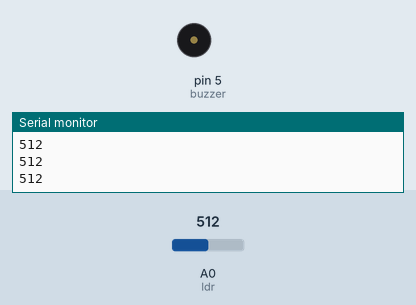
Recording of a sketch running on a simulated Arduino Uno, built with avr-gcc and run on an emulated ATmega328P. On the bench: buzzer (waves = sounding), the last lines printed to the serial monitor. The inputs (shaded band) are chosen by the test bench; at power-on: A0 (ldr) = 512.

Above: at 1.2 s.
1.3 s: A0 (ldr) set to 887
2.8 s: A0 (ldr) set to 913
At 4.2 s:
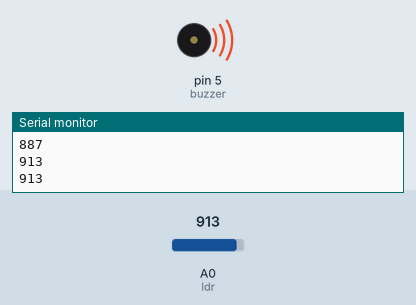
Timing chart, 0 to 5.8 s (numbered marks = the images above; inputs shaded):
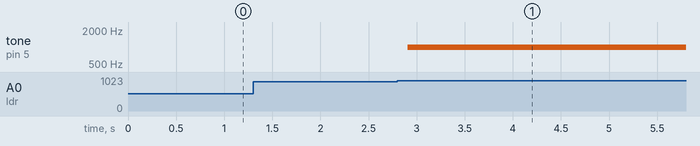

Measured:
- the behaviour switches between 900 and 901 on A0 (ldr) (found by bisection; images 0 and 1)
- after the input at 2.8 s, tone on pin 5 (buzzer): silent → 1000 Hz after 0.11 s

The sketch:

main.ino
```cpp
int ldr = 0; //LDR disambungkan ke pin Analog A0
int ldr_value = 0; //variable untuk menyimpan nilai LDR
const int buzzer = 5;

void setup() {
  Serial.begin(9600); //start the serial monitor
}

void loop() {
  ldr_value = analogRead(ldr); //membaca nilai LDR
  Serial.println(ldr_value); //print NILAI ldr di Serial Monitor
  delay(100); //wait

  if (ldr_value > 900) {
    tone(buzzer, 1000);
    delay(1000); // 1 saat buzzer akan berbunyi ketika trip wire diganggu
  } else {
    noTone(buzzer);
  }

}
```
